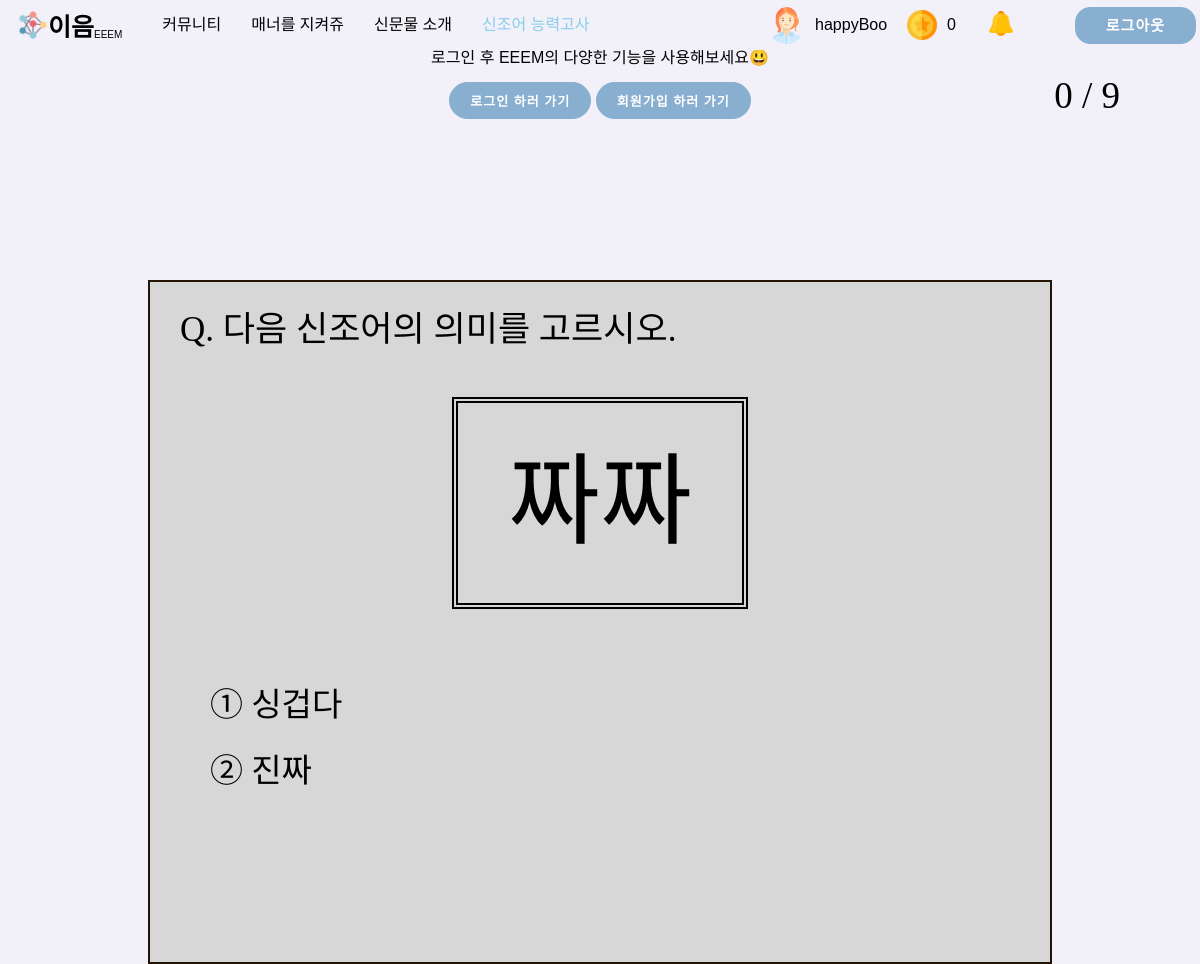
Page /newtermQuiz/1/ (signed in) on the committed database.
### account/models.py (models this page shows)
class CustomUser(AbstractUser):
    SEX_CHOICES = (("", "성별을 선택하세요"), ("남", "남"), ("여", "여"))
    AGE_CHOICES = (
        ("", "나이대를 선택하세요"),
        ("5", "10대 이하"),
        ("10", "10대"),
        ("20", "20대"),
        ("30", "30대"),
        ("40", "40대"),
        ("50", "50대 이상"),
    )
    sex = models.CharField(
        max_length=3, choices=SEX_CHOICES, help_text="성별을 선택하세요", null=False
    )
    age = models.CharField(
        max_length=10, choices=AGE_CHOICES, help_text="나이대를 선택하세요", null=False
    )
    nickname = models.CharField(max_length=10,default="")
    profile=models.ImageField(null=True,blank=True)
    coin=models.IntegerField(default=0)

### main/models.py (models this page shows)
class newterm(models.Model):
    question = models.CharField(max_length=100)
    answer = models.CharField(max_length=100)
    non_answer = models.CharField(max_length=100)
    score = models.IntegerField(default=0)  # 현재까지 맞은 개수
    correct = models.BooleanField(default=False)  # 이전 문제가 맞았는지 틀렸는지
    randanswer = models.IntegerField(default=0)

### main/views.py (the view)
# urls.py: path('newtermQuiz/<str:id>/', views.newtermQuiz, name="newtermQuiz"),
def newtermQuiz(request, id):
    newtermsum = newterm.objects.count()-1
    newtermCount = int(id)-1
    if id == 0:
        term = get_object_or_404(newterm, pk=id)
    else:
        previousTerm = get_object_or_404(newterm, pk=id)
        termId = int(id) + 1
        term = get_object_or_404(newterm, pk=termId)
        term.score = previousTerm.score
    term.randanswer = random.randint(0, 1)
    term.save()
    if term.randanswer == 0:
        return render(
            request,
            "newtermQuiz.html",
            {"term": term, "choice_1": term.answer,
                "choice_2": term.non_answer, "newtermCount": newtermCount,"newtermsum":newtermsum},
        )
    else:
        return render(
            request,
            "newtermQuiz.html",
            {"term": term, "choice_1": term.non_answer,
                "choice_2": term.answer,"newtermCount": newtermCount,"newtermsum":newtermsum},
        )

### main/context_processors.py (called while the page is built)
def getNotification(request):
    allnotification=notification.objects.filter(user=request.user.id)
    return{
        "notifications":allnotification
    }

### main/templates/newtermQuiz.html (shortened to what this page needs)
{% extends 'base.html' %}{% load static %}{% block extrahead %} {% endblock %}
{% block content %}
<head>
  <link rel="stylesheet" href='{% static "css/newtermQuiz.css" %}' />
</head>
<body>
  <main>
    <div class="paper">
      <div class="point">{{newtermCount}} / {{newtermsum}}</div>
      <div class="questionFont">Q. 다음 신조어의 의미를 고르시오.</div>
      <div style="display: flex; flex-direction: column; align-items: center">
        <div class="newtermBox">{{term.question}}</div>
      </div>
      <br /><br /><br /><br /><br />
      <div class="answerBox">
        <a class="answer" href="{%url 'newtermButton1' term.id %}">①</a>
        <span>{{choice_1}}</span>
        <br /><br />
        <a class="answer" href="{%url 'newtermButton2' term.id %}">②</a>
        <span>{{choice_2}}</span>
      </div>
    </div>
  </main>
</body>
{% endblock %}

### gyeongsoton/templates/base.html (shortened to what this page needs)
<!DOCTYPE html>
<html lang="ko">
  {% load static %}
  <head>
    <link rel="stylesheet" href='{% static "css/navbar.css" %}' />
    <link rel="stylesheet" href='{% static "css/reset.css" %}' />
    <link
      rel="stylesheet"
      href="https://cdnjs.cloudflare.com/ajax/libs/jquery-modal/0.9.1/jquery.modal.min.css"
    />
  </head>
  <body>
    <nav class="navbar">
      <div class="navbar__brand">
        <a href="{%url 'home' %}">
          <div>
            <img src="{% static 'img/logo.png' %}" />
            <strong>이음</strong>
            <span>EEEM</span>
          </div>
        </a>
      </div>
      <ul class="navbar__buttons">
        <li class="nav-item co">
          <a class="nav-link" href="{%url 'community' %}">커뮤니티</a>
        </li>
        <li class="nav-item ma">
          <a class="nav-link" href="{%url 'manner' %}">매너를 지켜쥬</a>
        </li>
        <li class="nav-item ne">
          <a class="nav-link" href="{%url 'newproduct' %}">신문물 소개</a>
        </li>
        <li class="nav-item te">
          <a class="nav-link" href="{%url 'newterms' %}">신조어 능력고사</a>
        </li>
      </ul>
       {% if user.is_authenticated %}
      <a class="logout__btn" href="{%url 'logout' %}">
        <span>로그아웃</span>
      </a>
      {% if user.profile %}
        <div class="user">
          <div class="userprofile">
            <img
              src="{{request.user.profile.url}}"
              style="border-radius: 70%; margin-right: 10px"
              alt="user"
              width="37px"
              class="rounded-circle"
            />
            <div class="username"><span>{{request.user.nickname}}</span></div>
          </div>
          {% endif %}
          <div class="coin">
            <img
              src="{% static 'img/coin.png' %}"
              width="30px"
              style="margin-right: 10px"
            />
            <span class="cointext" style="margin-right: 30px;">{{request.user.coin}}</span>
          </div>
          <div class="bell">
            <span class="profile icon" id="bell">
              <img src="/static/img/bell.png" style="width:30px; height:25px;"/>
            </span>
          </div>
        </div>
      {% endif %}
    </nav>
    <div id="loginmodal" class="modal">
      <p>로그인 후 EEEM의 다양한 기능을 사용해보세요😃<br /><br /></p>
      <button class="tologinbtn" onclick="location.href='{% url 'login' %}'">
        로그인 하러 가기
      </button>
      <button class="tologinbtn" onclick="location.href='{% url 'signup' %}'">
        회원가입 하러 가기
      </button>
    </div>
    {% block content %} {% endblock %}
  </body>
</html>

### main/static/css/navbar.css (style rules this page uses)
body { background-color: rgb(242, 240, 248); }
.navbar { background-color: rgb(242, 240, 248); display: flex; align-items: center; padding: 10px 8px; position: fixed; width: 100%; z-index: 999; }
.navbar__brand { display: flex; justify-content: center; align-items: center; padding: 0px 10px; }
.navbar__brand div { display: flex; justify-content: center; align-items: flex-end; }
.navbar__brand strong { font-size: 25px; }
.navbar__brand span { font-size: 10px; }
.navbar__brand img { width: 30px; height: 30px; }
.navbar__buttons { display: flex; align-items: center; justify-content: space-around; }
.nav-item { width: auto; height: 20px; margin-left: 30px; display: flex; justify-content: center; align-items: center; }
.nav-link { color: white; }
.logout__btn { border-radius: 15px; border: 1px solid #88aed0; background-color: #88aed0; font-size: 15px; font-weight: bold; letter-spacing: 1px; text-transform: uppercase; transition: transform 80ms ease-in; position: absolute; right: 20px; padding: 10px 30px; }
.logout__btn span { color: white; }
.user { display: flex; justify-content: center; align-items: center; position: absolute; right: 200px; }
.userprofile { display: flex; justify-content: center; align-items: center; margin-right: 20px; }
.coin { display: flex; justify-content: center; align-items: center; }
.bell { display: flex; justify-content: center; align-items: center; border-color: rgb(242, 240, 248); }

### main/static/css/newtermQuiz.css (style rules this page uses)
main { padding: 60px 50px 0px 50px; display: flex; align-items: center; justify-content: center; }
.te a { color: skyblue; }
.paper { margin-top: 20px; height: 85vh; width: 900px; border-style: solid; background-color: #d8d7d7; border-style: double; border-color: rgb(36, 20, 3); border-width: 2px; }
.point { position: absolute; display: flex; top: 77px; right: 80px; font-size: 37px; font-family: "Noto Serif KR", serif; }
.questionFont { padding: 30px 0px 0px 30px; font-size: 35px; font-family: "Noto Serif KR", serif; font-weight: 12px; }
.newtermBox { border-style: double; border-color: black; border-width: 6px; margin-top: 50px; padding: 50px 50px 50px 50px; display: inline-block; align-items: center; text-align: center; font-size: 100px; font-family: "Noto Serif KR", serif; font-weight: 550; }
.answerBox { float: center; margin-left: 60px; font-size: 33px; font-family: "Noto Serif KR", serif; font-weight: 8px; }
.answer { font-size: 33px; font-family: "Noto Serif KR", serif; font-weight: 8px; }

### gyeongsoton/templates/base.html (style rules this page uses)
a:link { color: black; text-decoration: none; }

### rows in the picture
CustomUser: user.profile (picture), user.nickname "happyBoo", user.coin "0"
newterm: question "짜짜", non_answer "싱겁다", answer "진짜"

### other values in the picture
{{ newtermCount }} "0"
{{ newtermsum }} "9"
